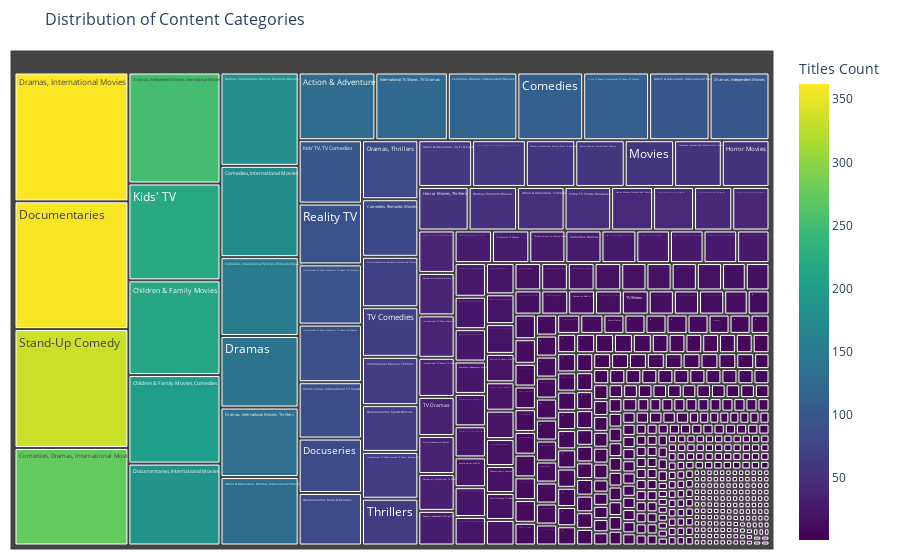

Notebook code for this chart:
### Markdown cell above
### Treemap - Distribution of Netflix Content Categories

### Code cell
# Creating a new dataframe with only the relevant columns
category_df = df[['title', 'listed_in']]

# Grouping the data by category and count the number of titles
category_counts = category_df.groupby('listed_in').size().reset_index(name='Titles Count')

# Creating the treemap and adding custom_data for hover information
fig = px.treemap(category_counts,
                 path=['listed_in'],
                 values='Titles Count',
                 color='Titles Count',
                 color_continuous_scale='viridis',
                 title='Distribution of Content Categories',
                 custom_data=['listed_in', 'Titles Count']) 

# Customizing hover template to change the hover labels
fig.update_traces(hovertemplate="<b>%{customdata[0]}</b><br>Count: %{customdata[1]}<extra></extra>")

# Updating the layout
fig.update_layout(
    title_font=dict(size=16),
    margin=dict(t=50, r=10, l=10, b=10),
)

# Show the figure
fig.show()

### Figure 1 — Plotly figure (JSON) as saved in the notebook; plotly's stock layout.template omitted (floating-point values rounded to 4 significant figures; data arrays with more than 128 entries replaced by an {"elided": "..."} marker saying what was removed)
{"data": [{"branchvalues": "total", "customdata": {"elided": "514x2 mixed values"}, "domain": {"x": [0, 1], "y": [0, 1]}, "hovertemplate": "<b>%{customdata[0]}</b><br>Count: %{customdata[1]}<extra></extra>", "ids": {"elided": "514 str values"}, "labels": {"elided": "514 str values"}, "marker": {"coloraxis": "coloraxis", "colors": {"elided": "514 int values"}}, "name": "", "parents": {"elided": "514 str values"}, "type": "treemap", "values": {"elided": "514 int values"}}], "layout": {"coloraxis": {"colorbar": {"title": {"text": "Titles Count"}}, "colorscale": [[0, "#440154"], [0.1111, "#482878"], [0.2222, "#3e4989"], [0.3333, "#31688e"], [0.4444, "#26828e"], [0.5556, "#1f9e89"], [0.6667, "#35b779"], [0.7778, "#6ece58"], [0.8889, "#b5de2b"], [1, "#fde725"]]}, "legend": {"tracegroupgap": 0}, "margin": {"b": 10, "l": 10, "r": 10, "t": 50}, "title": {"font": {"size": 16}, "text": "Distribution of Content Categories"}}}
